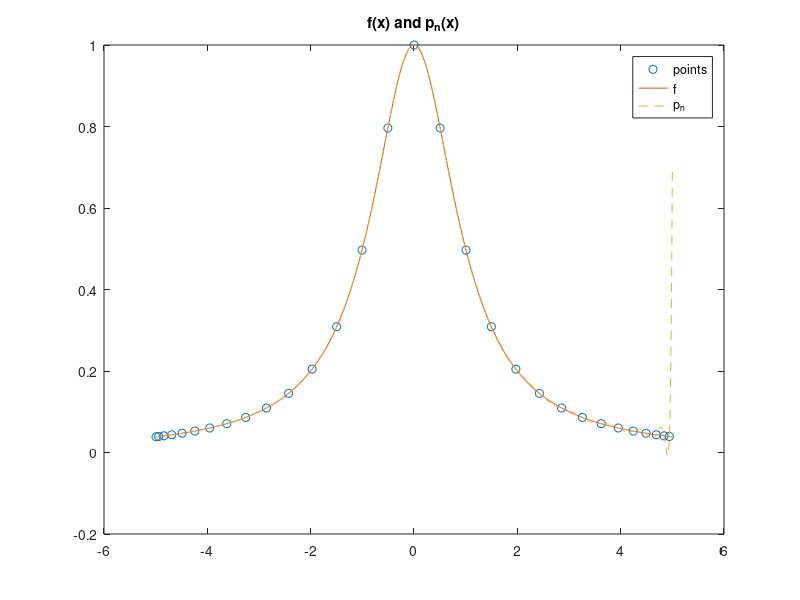
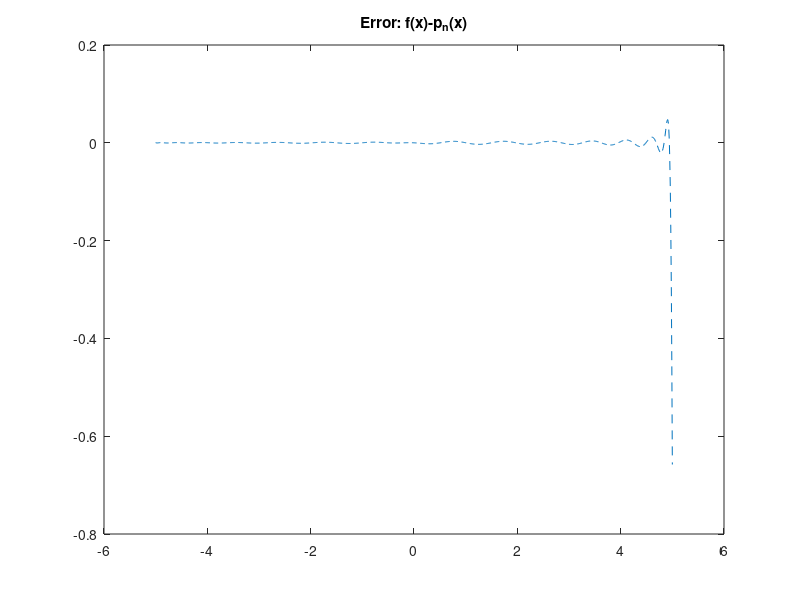
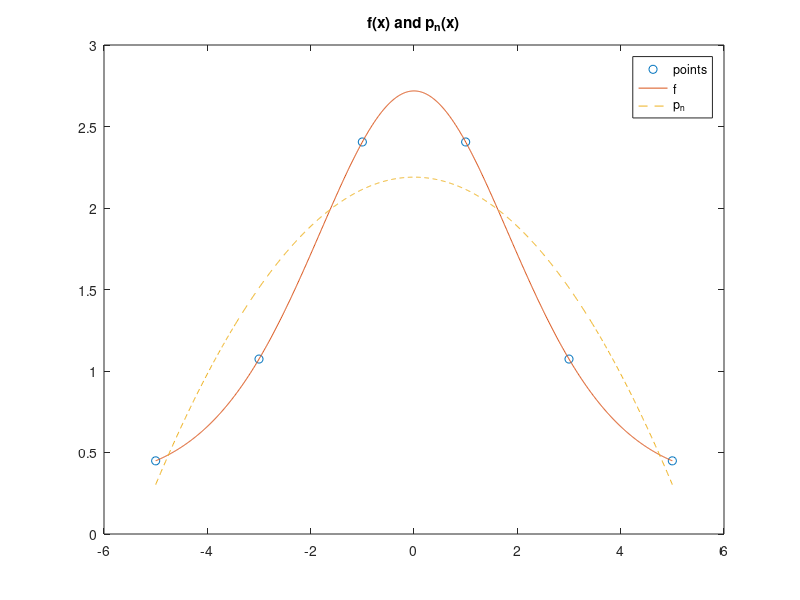
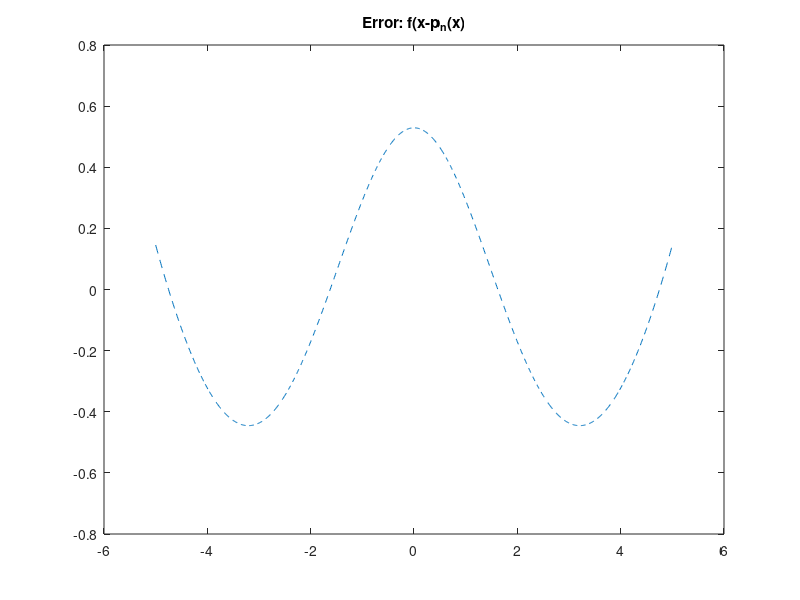

MATLAB code to generate these figures, in order:
%% MA378 : Numerical Analysis 1
% Lab 1, Q1: Experiment with polynomial interpolation



%% Define the function that we will interpolate 
f = @(x)(exp(cos(x/2)));

% The number of equally sized intervals. Also the
n = 2;    % degree of the interpolation polynomial.

a = -5; b = 5; % Approximate f(x) in the interval [a,b]=[-5,5].
h = (b-a)/n;   % h is the distance between interpolation points.

x = a:h:b;  % the points x(1), x(2), ..., x(n+1)
y = f(x);   % the points to interpolate

C = polyfit(x,y,n); % C is a vector containing the coefs of
                    % of the polynomial interpolant of f(x)
                   
X = a:1e-2:b;   % X is a collection of points at which we will
                % evaluate f(x) and p(x) in order to plot them.
%% Now plot the function and the interpolation.
figure(1);
plot(x,y, 'o', X, f(X), X, polyval(C,X), '--')
legend('points', 'f', 'p_n');
title('f(x) and p_n(x)');
%% And the error
figure(2);
plot( X, f(X) -  polyval(C,X), '--')
title('Error: f(x)-p_n(x)');
%% Q2:

n_2 = 2;
h_2 = (b-a)/5;

x_2 = a:h_2:b;
y_2=f(x_2);
C_2 = polyfit(x_2,y_2,n_2);
%% 
figure(22);
plot(x_2, y_2, 'o',X,f(X), X, polyval(C_2,X), '--')
legend('points','f','p_n');
title('f(x) and p_n(x)');
%%
figure(23);
plot(X, f(X) - polyval(C_2, X), '--');
title('Error: f(x-p_n(x)');
%% Q3:

a=-5; b= 5;
f = @(x)(exp(cos(x/2)));

for i = 1:31
    n=i;
    h = (b-a)/n;
    x = a:h:b;
    y = f(x);
    X = a:0.01:b;
    C = polyfit(x, y, n);


    max_error = [max(abs(f(X)-polyval(C,X)))];
    max_errors(i)=max_error;
    if max_error <= 1e-6
        break
    end
    
end

%Error is 6.7092e-07 at n = 31
%% Q4
a=-5; b= 5;
f = @(x)(1./(1+x.*x));
for i = 1:60
    n=i;
    h(i) = (b-a)/n;
    x = a:h(i):b;
    y = f(x)
    X = a:0.01:b;
    C = polyfit(x, y, n)

    error = f(X)-polyval(C,X)
    
    max_error = [max(abs(f(X)-polyval(C,X)))];
    max_errors(i)=max_error
    
end
%% Q5
%% Define the function that we will interpolate 
f = @(x)(1./(1+x.*x));


n=18;
a = -5; b = 5; 

x = [0,0.9,1.6,2.4,3.15,3.7,4.3,4.7,4.9,5];
x = union(-x,x);

y = f(x);   % the points to interpolate

C = polyfit(x,y,n); % C is a vector containing the coefs of
                    % of the polynomial interpolant of f(x)
                   
X = a:1e-2:b;   % X is a collection of points at which we will
                % evaluate f(x) and p(x) in order to plot them.
                
%% 
figure(1);
plot(x,y, 'o', X, f(X), X, polyval(C,X), '--')
legend('points', 'f', 'p_n');
title('f(x) and p_n(x)');
%% 
figure(2);
plot( X, f(X) -  polyval(C,X), '--')
title('Error: f(x)-p_n(x)');

%% Q6
a=-5; b= 5;
f = @(x)(1./(1+x.*x));
n=30;
for i = 1:30;
    x = ((b-a)/2)*cos(((i+1/2)*pi)/(n+1))+(b+a)/2;
    points(i) = x;
end
%% 
 y = f(points);
 X = a:1e-2:b;
 C = polyfit(points, y, n);

error = f(X)-polyval(C,X)
    
max_error = max(error);
max_errors(i)=max_error;
%% 
figure(1);
plot(points,y, 'o', X, f(X), X, polyval(C,X), '--')
legend('points', 'f', 'p_n');
title('f(x) and p_n(x)');
%% 
figure(2);
plot( X, f(X) -  polyval(C,X), '--')
title('Error: f(x)-p_n(x)');
